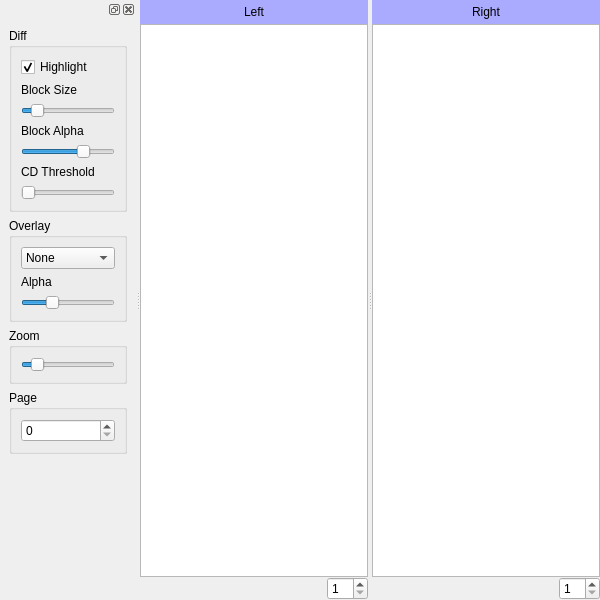
<?xml version="1.0" encoding="UTF-8"?>
<ui version="4.0">
 <class>ImgMergeForm</class>
 <widget class="QWidget" name="ImgMergeForm">
  <property name="geometry">
   <rect>
    <x>0</x>
    <y>0</y>
    <width>600</width>
    <height>600</height>
   </rect>
  </property>
  <property name="windowTitle">
   <string/>
  </property>
  <property name="windowIcon">
   <iconset resource="qtimerge.qrc">
    <normaloff>:/images/images/image-x-generic.png</normaloff>:/images/images/image-x-generic.png</iconset>
  </property>
  <layout class="QHBoxLayout" name="horizontalLayout">
   <property name="leftMargin">
    <number>0</number>
   </property>
   <property name="topMargin">
    <number>0</number>
   </property>
   <property name="rightMargin">
    <number>0</number>
   </property>
   <property name="bottomMargin">
    <number>0</number>
   </property>
   <item>
    <widget class="QSplitter" name="splitter">
     <property name="orientation">
      <enum>Qt::Horizontal</enum>
     </property>
     <widget class="QDockWidget" name="dockWidget">
      <property name="sizePolicy">
       <sizepolicy hsizetype="Fixed" vsizetype="Preferred">
        <horstretch>0</horstretch>
        <verstretch>0</verstretch>
       </sizepolicy>
      </property>
      <property name="minimumSize">
       <size>
        <width>136</width>
        <height>463</height>
       </size>
      </property>
      <property name="maximumSize">
       <size>
        <width>136</width>
        <height>524287</height>
       </size>
      </property>
      <property name="allowedAreas">
       <set>Qt::LeftDockWidgetArea</set>
      </property>
      <widget class="QWidget" name="dockWidgetContents_2">
       <layout class="QVBoxLayout" name="verticalLayout">
        <item>
         <widget class="QGroupBox" name="groupBoxDiffBlock">
          <property name="title">
           <string>Diff</string>
          </property>
          <layout class="QVBoxLayout" name="verticalLayout_3">
           <item>
            <widget class="QCheckBox" name="checkBoxShowDifferences">
             <property name="text">
              <string>Highlight</string>
             </property>
             <property name="checked">
              <bool>true</bool>
             </property>
            </widget>
           </item>
           <item>
            <widget class="QLabel" name="label_2">
             <property name="text">
              <string>Block Size</string>
             </property>
            </widget>
           </item>
           <item>
            <widget class="QSlider" name="horizontalSliderDiffBlockSize">
             <property name="minimum">
              <number>1</number>
             </property>
             <property name="maximum">
              <number>64</number>
             </property>
             <property name="value">
              <number>8</number>
             </property>
             <property name="orientation">
              <enum>Qt::Horizontal</enum>
             </property>
            </widget>
           </item>
           <item>
            <widget class="QLabel" name="label_3">
             <property name="text">
              <string>Block Alpha</string>
             </property>
            </widget>
           </item>
           <item>
            <widget class="QSlider" name="horizontalSliderDiffColorAlpha">
             <property name="maximum">
              <number>100</number>
             </property>
             <property name="value">
              <number>70</number>
             </property>
             <property name="orientation">
              <enum>Qt::Horizontal</enum>
             </property>
            </widget>
           </item>
           <item>
            <widget class="QLabel" name="label_4">
             <property name="text">
              <string>CD Threshold</string>
             </property>
            </widget>
           </item>
           <item>
            <widget class="QSlider" name="horizontalSliderThreshold">
             <property name="maximum">
              <number>100</number>
             </property>
             <property name="orientation">
              <enum>Qt::Horizontal</enum>
             </property>
            </widget>
           </item>
          </layout>
         </widget>
        </item>
        <item>
         <widget class="QGroupBox" name="groupBoxOverlay">
          <property name="title">
           <string>Overlay</string>
          </property>
          <layout class="QVBoxLayout" name="verticalLayout_2">
           <item>
            <widget class="QComboBox" name="comboBoxOverlayMode">
             <item>
              <property name="text">
               <string>None</string>
              </property>
             </item>
             <item>
              <property name="text">
               <string>XOR</string>
              </property>
             </item>
             <item>
              <property name="text">
               <string>Alpha Blend</string>
              </property>
             </item>
            </widget>
           </item>
           <item>
            <widget class="QLabel" name="label">
             <property name="sizePolicy">
              <sizepolicy hsizetype="Preferred" vsizetype="Fixed">
               <horstretch>0</horstretch>
               <verstretch>0</verstretch>
              </sizepolicy>
             </property>
             <property name="text">
              <string>Alpha</string>
             </property>
            </widget>
           </item>
           <item>
            <widget class="QSlider" name="horizontalSliderOverlayAlpha">
             <property name="sizePolicy">
              <sizepolicy hsizetype="Expanding" vsizetype="Fixed">
               <horstretch>0</horstretch>
               <verstretch>0</verstretch>
              </sizepolicy>
             </property>
             <property name="maximum">
              <number>100</number>
             </property>
             <property name="value">
              <number>30</number>
             </property>
             <property name="orientation">
              <enum>Qt::Horizontal</enum>
             </property>
             <property name="tickPosition">
              <enum>QSlider::NoTicks</enum>
             </property>
            </widget>
           </item>
          </layout>
         </widget>
        </item>
        <item>
         <widget class="QGroupBox" name="groupBoxZoom">
          <property name="title">
           <string>Zoom</string>
          </property>
          <layout class="QVBoxLayout" name="verticalLayout_4">
           <item>
            <widget class="QSlider" name="horizontalSliderZoom">
             <property name="minimum">
              <number>-7</number>
             </property>
             <property name="maximum">
              <number>56</number>
             </property>
             <property name="value">
              <number>0</number>
             </property>
             <property name="orientation">
              <enum>Qt::Horizontal</enum>
             </property>
             <property name="tickPosition">
              <enum>QSlider::NoTicks</enum>
             </property>
            </widget>
           </item>
          </layout>
         </widget>
        </item>
        <item>
         <widget class="QGroupBox" name="groupBox">
          <property name="title">
           <string>Page</string>
          </property>
          <layout class="QVBoxLayout" name="verticalLayout_5">
           <item>
            <widget class="QSpinBox" name="spinBoxPage"/>
           </item>
          </layout>
         </widget>
        </item>
        <item>
         <spacer name="verticalSpacer">
          <property name="orientation">
           <enum>Qt::Vertical</enum>
          </property>
          <property name="sizeHint" stdset="0">
           <size>
            <width>20</width>
            <height>40</height>
           </size>
          </property>
         </spacer>
        </item>
       </layout>
      </widget>
     </widget>
     <widget class="QWidget" name="layoutWidgetLeft">
      <layout class="QVBoxLayout" name="verticalLayoutLeft">
       <property name="spacing">
        <number>0</number>
       </property>
       <item>
        <widget class="QLabel" name="labelTitleLeft">
         <property name="sizePolicy">
          <sizepolicy hsizetype="Ignored" vsizetype="Preferred">
           <horstretch>0</horstretch>
           <verstretch>0</verstretch>
          </sizepolicy>
         </property>
         <property name="minimumSize">
          <size>
           <width>0</width>
           <height>24</height>
          </size>
         </property>
         <property name="autoFillBackground">
          <bool>false</bool>
         </property>
         <property name="styleSheet">
          <string notr="true">background-color: rgb(170, 170, 255)</string>
         </property>
         <property name="text">
          <string>Left</string>
         </property>
         <property name="scaledContents">
          <bool>false</bool>
         </property>
         <property name="alignment">
          <set>Qt::AlignCenter</set>
         </property>
        </widget>
       </item>
       <item>
        <widget class="QGraphicsView" name="graphicsViewLeft">
         <property name="sizePolicy">
          <sizepolicy hsizetype="Expanding" vsizetype="Expanding">
           <horstretch>0</horstretch>
           <verstretch>0</verstretch>
          </sizepolicy>
         </property>
         <property name="sceneRect">
          <rectf>
           <x>0.000000000000000</x>
           <y>0.000000000000000</y>
           <width>0.000000000000000</width>
           <height>0.000000000000000</height>
          </rectf>
         </property>
        </widget>
       </item>
       <item>
        <layout class="QHBoxLayout" name="horizontalLayoutLeft">
         <item>
          <widget class="QLabel" name="labelStatusLeft">
           <property name="sizePolicy">
            <sizepolicy hsizetype="Ignored" vsizetype="Preferred">
             <horstretch>0</horstretch>
             <verstretch>0</verstretch>
            </sizepolicy>
           </property>
           <property name="text">
            <string/>
           </property>
          </widget>
         </item>
         <item>
          <widget class="QSpinBox" name="spinBoxLeft">
           <property name="sizePolicy">
            <sizepolicy hsizetype="Fixed" vsizetype="Fixed">
             <horstretch>0</horstretch>
             <verstretch>0</verstretch>
            </sizepolicy>
           </property>
           <property name="minimum">
            <number>1</number>
           </property>
          </widget>
         </item>
        </layout>
       </item>
      </layout>
     </widget>
     <widget class="QWidget" name="layoutWidgetRight">
      <layout class="QVBoxLayout" name="verticalLayoutRight">
       <property name="spacing">
        <number>0</number>
       </property>
       <item>
        <widget class="QLabel" name="labelTitleRight">
         <property name="sizePolicy">
          <sizepolicy hsizetype="Ignored" vsizetype="Preferred">
           <horstretch>0</horstretch>
           <verstretch>0</verstretch>
          </sizepolicy>
         </property>
         <property name="minimumSize">
          <size>
           <width>0</width>
           <height>24</height>
          </size>
         </property>
         <property name="autoFillBackground">
          <bool>false</bool>
         </property>
         <property name="styleSheet">
          <string notr="true">background-color: rgb(170, 170, 255);</string>
         </property>
         <property name="text">
          <string>Right</string>
         </property>
         <property name="alignment">
          <set>Qt::AlignCenter</set>
         </property>
        </widget>
       </item>
       <item>
        <widget class="QGraphicsView" name="graphicsViewRight">
         <property name="sizePolicy">
          <sizepolicy hsizetype="Expanding" vsizetype="Expanding">
           <horstretch>0</horstretch>
           <verstretch>0</verstretch>
          </sizepolicy>
         </property>
        </widget>
       </item>
       <item>
        <layout class="QHBoxLayout" name="horizontalLayoutRight">
         <item>
          <widget class="QLabel" name="labelStatusRight">
           <property name="sizePolicy">
            <sizepolicy hsizetype="Ignored" vsizetype="Preferred">
             <horstretch>0</horstretch>
             <verstretch>0</verstretch>
            </sizepolicy>
           </property>
           <property name="text">
            <string/>
           </property>
          </widget>
         </item>
         <item>
          <widget class="QSpinBox" name="spinBoxRight">
           <property name="sizePolicy">
            <sizepolicy hsizetype="Fixed" vsizetype="Fixed">
             <horstretch>0</horstretch>
             <verstretch>0</verstretch>
            </sizepolicy>
           </property>
           <property name="minimum">
            <number>1</number>
           </property>
          </widget>
         </item>
        </layout>
       </item>
      </layout>
     </widget>
    </widget>
   </item>
  </layout>
 </widget>
 <resources>
  <include location="qtimerge.qrc"/>
 </resources>
 <connections/>
</ui>
